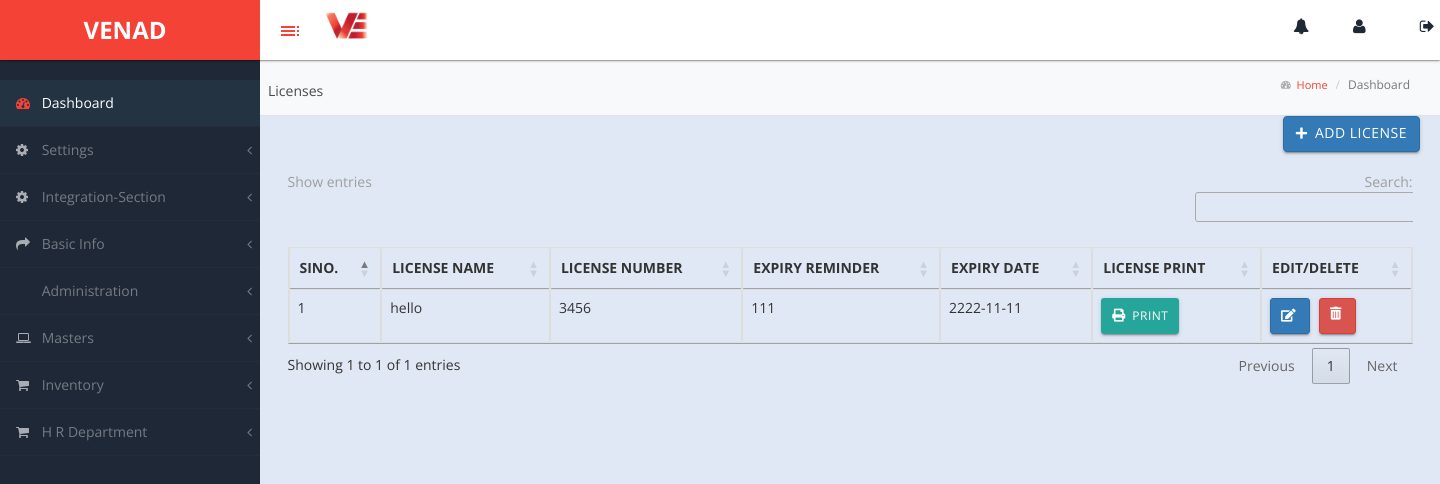
The page /licenses/ on the database its author committed.
### venadapp/models.py (models this page shows)
class Licenses(models.Model):
    license_name = models.CharField(max_length=10, null=True)
    license_number = models.CharField(max_length=50, null=True)
    expiry_remainder = models.CharField(max_length=50, null=True)
    expiry_date = models.CharField(max_length=10, null=True)
    licenseFile = models.ImageField(upload_to='licenses/', null=True, blank=True)

### venadapp/views.py (the view)
# urls.py: path("licenses/", views.licenses),
def licenses(request):
    licenses = Licenses.objects.all()  # Fetch all licenses
    context = {
        'licenses': licenses
    }
    return render(request, 'licenses.html', context)

### templates/licenses.html (shortened to what this page needs)
<!DOCTYPE html>
{% load static %}
<head>
    <link rel="stylesheet" href="https://cdn.datatables.net/1.11.5/css/jquery.dataTables.min.css">
    <link rel="stylesheet" href="https://cdnjs.cloudflare.com/ajax/libs/font-awesome/5.15.4/css/all.min.css">
</head>
<body>
{% include 'base.html' %}
<div id="page-wrapper">
    <div class="header">
        <div class="navbar2">
            <p class="financial-year">Licenses</p>
            <ol class="breadcrumb">
                <li><i style="font-size: 10px; padding-top: 5px;" class="fa fa-tachometer"></i><a href="#"> &nbsp;&nbsp;Home</a></li>
                <li class="active">Dashboard</li>
            </ol>
        </div>
    </div>
    <div class="container mt-5 position-relative">
        <div class="add-button-container">
            <a href="/licensesadd/" class="btn btn-primary btn-icon">
                <i class="fas fa-plus"></i> Add License
            </a>
        </div>
        <div class="row">
            <div class="col-md-12">
                <div class="table-responsive">
                    <table class="table table-bordered" id="licenseTable">
                        <thead>
                            <tr>
                                <th>SINO.</th>
                                <th>LICENSE NAME</th>
                                <th>LICENSE NUMBER</th>
                                <th>EXPIRY REMINDER</th>
                                <th>EXPIRY DATE</th>
                                <th>LICENSE PRINT</th>
                                <th>EDIT/DELETE</th>
                            </tr>
                        </thead>
                        <tbody>
                            {% for license in licenses %}
                            <tr>
                                <td>{{ forloop.counter }}</td>
                                <td>{{ license.license_name }}</td>
                                <td>{{ license.license_number }}</td>
                                <td>{{ license.expiry_remainder }}</td>
                                <td>{{ license.expiry_date }}</td>
                                <td>
                                    <button class="btn btn-sm btn-secondary btn-icon custom-print-button" onclick="window.open('/licensesprint/', '_blank')">
                                    <i class="fas fa-print"></i> Print</button>
                                </td>
                                <td>
                                    <form method="post">{% csrf_token %}
                                        <button formaction="/licensesedit/" class="btn btn-sm btn-primary btn-icon custom-edit-button">
                                            <i class="fas fa-edit"></i>
                                        </button>
                                        <a href="/delrowlicenses/{{ license.id }}" class="btn btn-sm btn-danger btn-icon custom-delete-button" onclick="return confirm('Do you want to delete this entry?');">
                                            <i class="fas fa-trash-alt"></i>
                                        </a>
                                    </form>
                                </td>
                            </tr>
                            {% endfor %}
                        </tbody>
                    </table>
                </div>
            </div>
        </div>
    </div>
</div>
</body>
</html>

### static/css/custom-styles.css (style rules this page uses)
body { font-family: 'Open Sans', sans-serif; background: #1F2837; }
#page-wrapper { padding: 15px 15px; min-height: 600px; background: #ececec; }
p { font-size: 14px; line-height:25px; }
#page-wrapper { position: relative; top: 55px; -moz-box-shadow: 0 0 10px #757575; }
.breadcrumb { padding: 10px 10px 10px 20px;margin-bottom: 0;list-style: none;border-radius: 0;background: transparent;line-height: 20px;font-size: 11px;margin-left: 14px; }
#page-wrapper { background: #e0e8f5; }
@media (min-width:768px) { #page-wrapper { margin: 0 0 0 260px; padding: 0; min-height: 1200px; } }
.header .breadcrumb:before { font-size: 11px; margin-right: 0px; color: #717171; display: none; }
.header .breadcrumb li a { font-size: 11px; font-size: 11px; text-decoration: none; color: #717171; text-decoration: none; color: #f44336; }

### templates/licenses.html (style rules this page uses)
.btn-icon { display: flex; align-items: center; font-size: 0.8em; padding: 0.2rem 0.4rem; }
.btn-icon i { margin-right: 3px; }
.navbar2 { display: flex; justify-content: space-between; align-items: center; background-color: #f8f9fa; padding: 10px 20px; border-bottom: 1px solid #dee2e6; }
.financial-year, .current-date { margin: 0; }
.breadcrumb { margin: 0; padding: 0; background: none; }
.breadcrumb li { display: inline; font-size: 12px; }
.breadcrumb li a { text-decoration: none; }
.add-button-container { display: flex; justify-content: flex-end; margin-bottom: 20px; }
.custom-edit-button { font-size: 0.8em; padding: 0.2rem 0.4rem; }
.custom-delete-button { font-size: 0.8em; padding: 0.2rem 0.4rem; margin-left: 5px; }
.custom-delete-button i { margin-right: 3px; }

### templates/base.html (style rules this page uses)
.navbar2 { display: flex; align-items: center; padding-left: 8px; }
.financial-year { padding-top: 10px; color: rgb(73, 73, 73); margin-right: 20px; }

### rows shown on the page
Licenses: license_name "hello", license_number "3456", expiry_remainder "111", expiry_date "2222-11-11"
